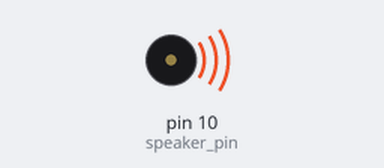
This sketch was run on a simulated Arduino Uno, built with avr-gcc and run on an emulated ATmega328P. On the bench: buzzer (waves = sounding).

Above: at 0.5 s.
Timing chart, 0 to 6.9 s (numbered marks = the images above):
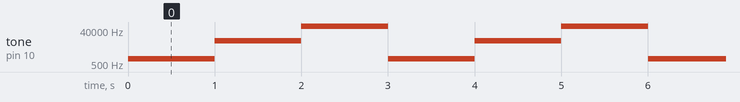

Measured:
- by itself, tone on pin 10 (speaker_pin): repeats every 3.0 s: 10000 Hz 1.0 s, 64000 Hz 1.0 s, 1000 Hz 1.0 s

The sketch:

riff.ino
```cpp
// (licence header left out)
/*************************************************
 * Note Constant Table (by by Brett Hagman via http://arduino.cc/en/Tutorial/Tone3 )
 *************************************************/

#define NOTE_B0  31
#define NOTE_C1  33
#define NOTE_CS1 35
#define NOTE_D1  37
#define NOTE_DS1 39
#define NOTE_E1  41
#define NOTE_F1  44
#define NOTE_FS1 46
#define NOTE_G1  49
#define NOTE_GS1 52
#define NOTE_A1  55
#define NOTE_AS1 58
#define NOTE_B1  62
#define NOTE_C2  65
#define NOTE_CS2 69
#define NOTE_D2  73
#define NOTE_DS2 78
#define NOTE_E2  82
#define NOTE_F2  87
#define NOTE_FS2 93
#define NOTE_G2  98
#define NOTE_GS2 104
#define NOTE_A2  110
#define NOTE_AS2 117
#define NOTE_B2  123
#define NOTE_C3  131
#define NOTE_CS3 139
#define NOTE_D3  147
#define NOTE_DS3 156
#define NOTE_E3  165
#define NOTE_F3  175
#define NOTE_FS3 185
#define NOTE_G3  196
#define NOTE_GS3 208
#define NOTE_A3  220
#define NOTE_AS3 233
#define NOTE_B3  247
#define NOTE_C4  262
#define NOTE_CS4 277
#define NOTE_D4  294
#define NOTE_DS4 311
#define NOTE_E4  330
#define NOTE_F4  349
#define NOTE_FS4 370
#define NOTE_G4  392
#define NOTE_GS4 415
#define NOTE_A4  440
#define NOTE_AS4 466
#define NOTE_B4  494
#define NOTE_C5  523
#define NOTE_CS5 554
#define NOTE_D5  587
#define NOTE_DS5 622
#define NOTE_E5  659
#define NOTE_F5  698
#define NOTE_FS5 740
#define NOTE_G5  784
#define NOTE_GS5 831
#define NOTE_A5  880
#define NOTE_AS5 932
#define NOTE_B5  988
#define NOTE_C6  1047
#define NOTE_CS6 1109
#define NOTE_D6  1175
#define NOTE_DS6 1245
#define NOTE_E6  1319
#define NOTE_F6  1397
#define NOTE_FS6 1480
#define NOTE_G6  1568
#define NOTE_GS6 1661
#define NOTE_A6  1760
#define NOTE_AS6 1865
#define NOTE_B6  1976
#define NOTE_C7  2093
#define NOTE_CS7 2217
#define NOTE_D7  2349
#define NOTE_DS7 2489
#define NOTE_E7  2637
#define NOTE_F7  2794
#define NOTE_FS7 2960
#define NOTE_G7  3136
#define NOTE_GS7 3322
#define NOTE_A7  3520
#define NOTE_AS7 3729
#define NOTE_B7  3951
#define NOTE_C8  4186
#define NOTE_CS8 4435
#define NOTE_D8  4699
#define NOTE_DS8 4978

// Handy reminder for the number of steps from analogRead (0 to 1023)
#define analog_read_number_of_steps 1024


/******* -----=====!! EASY STUFF TO MESS WITH !!=====------ ******/

  // Array of notes to be played, in order, taken from the defined notes above.
  int notes[] = {NOTE_C3,
                 NOTE_D3,
                 NOTE_E3,
                 NOTE_F3,
                 NOTE_G3,
                 NOTE_A3,
                 NOTE_B3,
                 NOTE_C4,
                 NOTE_D4,
                 NOTE_E4,
                 NOTE_F4,
                 NOTE_G4,
                 NOTE_A4,
                 NOTE_B4,
                 NOTE_C5,
                 NOTE_D5};
  // ^^ Two octaves of the C Major scale, starting at middle C ^^

  // How many notes do we have in the array to play?
  // (Make sure this is the same number of notes that you have above)
  int number_of_notes = 16; // Two octaves (16)

  // Which digital I/O pin is the speaker hooked up to?
  int speaker_pin = 10;

  // How long should each note play before reading for a new one (in milliseconds)?
  int note_duration = 200; // 200ms = 5 notes per second (if constantly changing)

  // Which analog pin should we read for the value?
  int analog_read_pin = 0;

/******* -----=====^^ EASY STUFF TO MESS WITH ^^=====------ ******/


// Divide the number of analog read steps (1024) by the number of notes in the list (16).
// We do this calculation here to save processing time within the main loop.
int analog_steps_per_note = (analog_read_number_of_steps / number_of_notes);

// Initialize the number to hold our note index.. isn't used till we get to the main loop
int note_index = 0;


void setup() {
  // Code to run at startup.. none yet.
}


void loop() {

  tone(speaker_pin, 1000);

  delay(1000);
  tone(speaker_pin, 10000);

  delay(1000);
  tone(speaker_pin, 64000);

  delay(1000);
}


/*
void loop() {
  // Read the wobbly value from the analog_read_pin
  // then divide it by the number of steps per note to get a number from 0 to 15
  note_index = analogRead(analog_read_pin) / analog_steps_per_note;

  // Play the note from the given note_index
  tone(speaker_pin, notes[note_index]);

  // Delay for the note duration
  delay(note_duration);
}
*/
```
